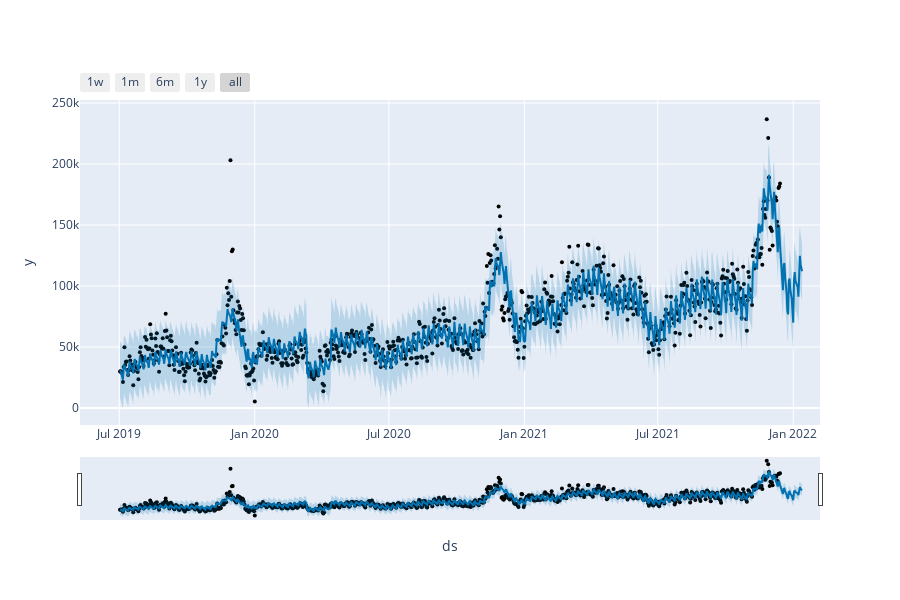

This figure's notebook cell:
### Code cell
plot_plotly(m, forecast)

### Figure 1 — Plotly figure (JSON) as saved in the notebook; plotly's stock layout.template omitted (floating-point values rounded to 4 significant figures; data arrays with more than 128 entries replaced by an {"elided": "..."} marker saying what was removed)
{"data": [{"marker": {"color": "black", "size": 4}, "mode": "markers", "name": "Actual", "type": "scatter", "x": {"elided": "893 str values"}, "y": {"elided": "893 float values"}}, {"hoverinfo": "skip", "line": {"width": 0}, "mode": "lines", "type": "scatter", "x": {"elided": "923 str values"}, "y": {"elided": "923 float values"}}, {"fill": "tonexty", "fillcolor": "rgba(0, 114, 178, 0.2)", "line": {"color": "#0072B2", "width": 2}, "mode": "lines", "name": "Predicted", "type": "scatter", "x": {"elided": "923 str values"}, "y": {"elided": "923 float values"}}, {"fill": "tonexty", "fillcolor": "rgba(0, 114, 178, 0.2)", "hoverinfo": "skip", "line": {"width": 0}, "mode": "lines", "type": "scatter", "x": {"elided": "923 str values"}, "y": {"elided": "923 float values"}}], "layout": {"height": 600, "showlegend": false, "width": 900, "xaxis": {"autorange": true, "range": ["2019-05-08 16:43:38.1818", "2022-02-06 07:16:21.8182"], "rangeselector": {"buttons": [{"count": 7, "label": "1w", "step": "day", "stepmode": "backward"}, {"count": 1, "label": "1m", "step": "month", "stepmode": "backward"}, {"count": 6, "label": "6m", "step": "month", "stepmode": "backward"}, {"count": 1, "label": "1y", "step": "year", "stepmode": "backward"}, {"step": "all"}]}, "rangeslider": {"autorange": true, "range": ["2019-05-08 16:43:38.1818", "2022-02-06 07:16:21.8182"], "visible": true, "yaxis": {"_template": null, "rangemode": "match"}}, "title": {"text": "ds"}, "type": "date"}, "yaxis": {"autorange": true, "range": [-13980.0, 252400.0], "title": {"text": "y"}, "type": "linear"}}}
